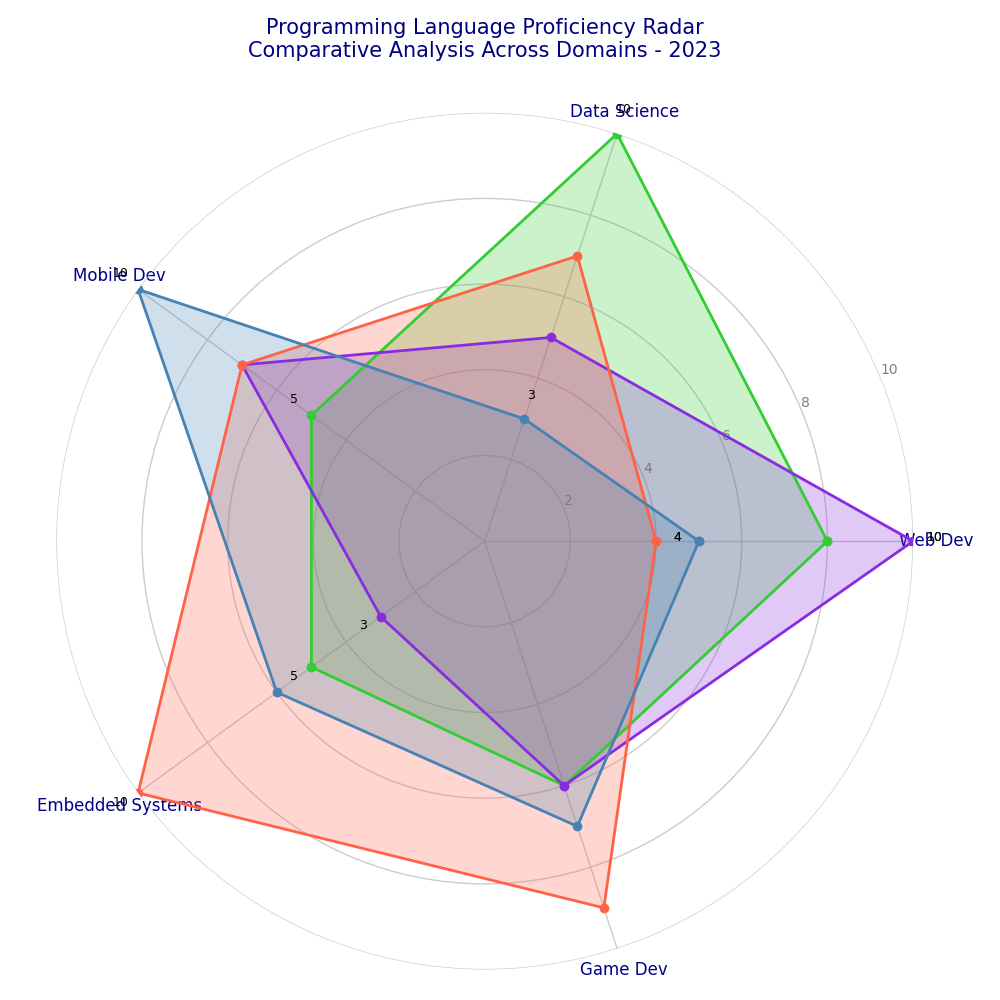

This figure's Python source:
import matplotlib.pyplot as plt
import numpy as np
from math import pi

categories = ['Web Dev', 'Data Science', 'Mobile Dev', 'Embedded Systems', 'Game Dev']
N = len(categories)

values = {
    'Python': [8, 10, 5, 5, 6],
    'JavaScript': [10, 5, 7, 3, 6],
    'C++': [4, 7, 7, 10, 9],
    'Swift': [5, 3, 10, 6, 7]
}

angles = np.linspace(0, 2 * pi, N, endpoint=False).tolist()
angles += angles[:1]

fig, ax = plt.subplots(figsize=(10, 10), subplot_kw=dict(polar=True))
plt.subplots_adjust(left=0.1, right=0.9, top=0.85, bottom=0.1)

# Manually shuffled colors
colors = ['#32CD32', '#8A2BE2', '#FF6347', '#4682B4']

for (language, proficiency), color in zip(values.items(), colors):
    data = proficiency + proficiency[:1]
    ax.plot(angles, data, linewidth=2, linestyle='-', color=color, marker='o')
    ax.fill(angles, data, alpha=0.25, color=color)

ax.set_xticks(angles[:-1])
ax.set_xticklabels(categories, fontsize=12, color='darkblue')

# Remove border by making axis lines and frames invisible
ax.spines['polar'].set_visible(False)

ax.set_ylim(0, 10)
ax.set_yticks([2, 4, 6, 8, 10])
ax.set_yticklabels(['2', '4', '6', '8', '10'], color='grey', fontsize=10)

plt.title('Programming Language Proficiency Radar\nComparative Analysis Across Domains - 2023', size=15, color='navy', pad=40)

for language, proficiency in values.items():
    for i, (angle, score) in enumerate(zip(angles, proficiency + proficiency[:1])):
        if score == max(proficiency) or score == min(proficiency):
            ax.text(angle, score + 0.5, f"{score}", color='black', fontsize=9, ha='center')

plt.tight_layout()
plt.show()
